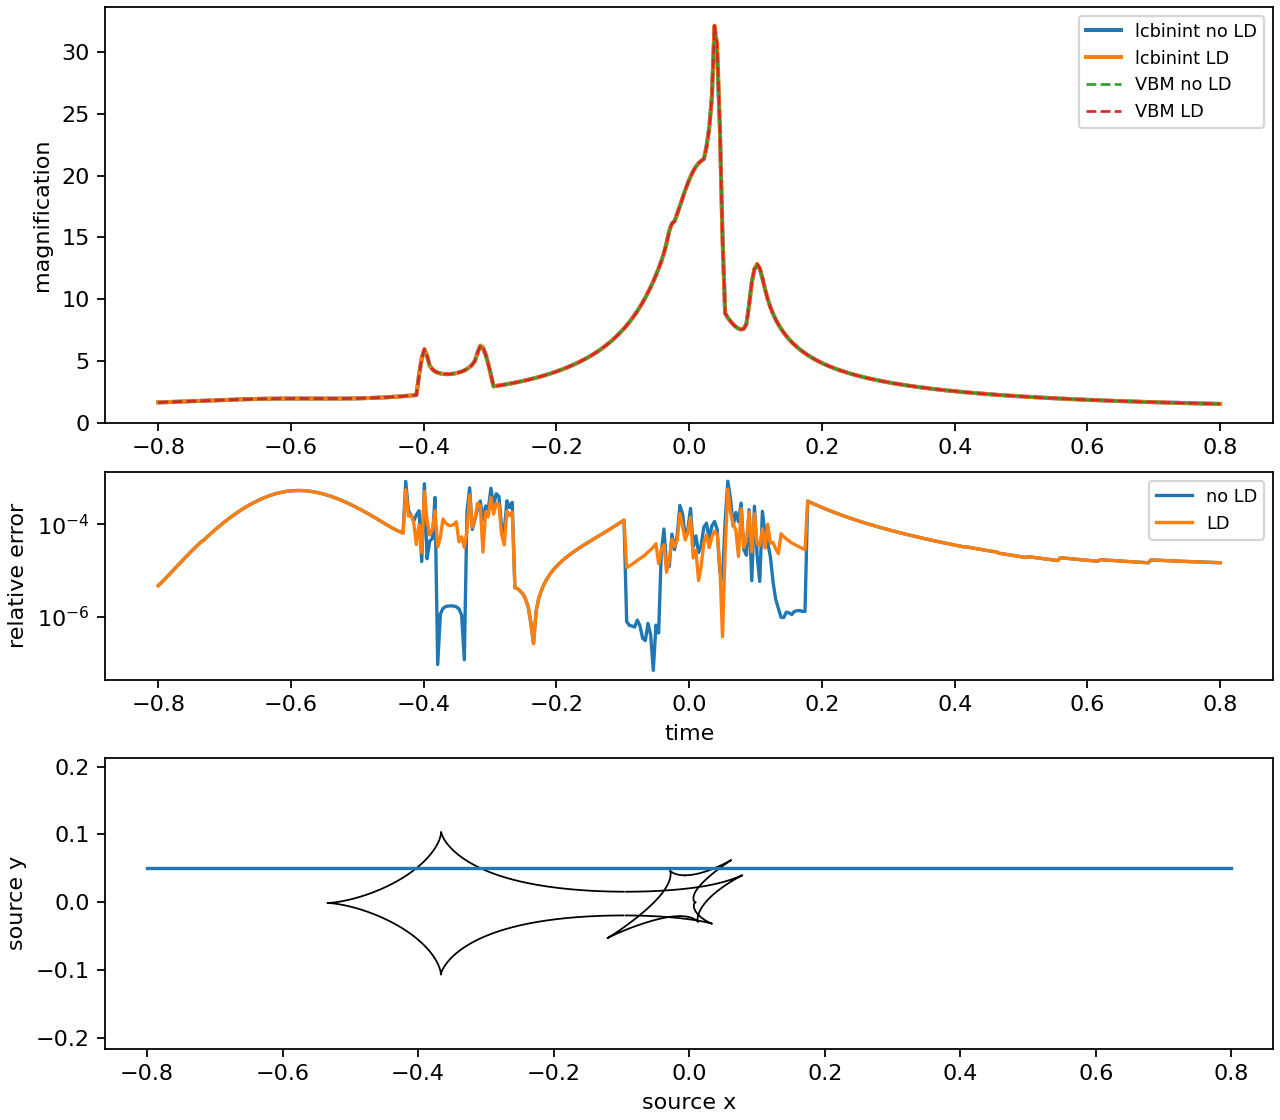

Generate this figure with Python:
import collections
import math
from dataclasses import dataclass
from pathlib import Path
import statistics
import sys
import time

import matplotlib
matplotlib.use("Agg")
import matplotlib.pyplot as plt
import numpy as np

for build_dir in ("build_new", "build"):
    build_path = next(
        (root / build_dir
         for root in (Path.cwd(), *Path.cwd().parents)
         if (root / build_dir).is_dir()),
        None,
    )
    if build_path is not None:
        sys.path.insert(0, str(build_path))
        break

import lcbinint


@dataclass(frozen=True)
class Case:
    s: float = 1.2
    q: float = 1.0e-2
    q2: float = 1.0e-3
    sep2: float = 1.0
    ang: float = 0.5
    t0: float = 0.0
    tE: float = 1.0
    u0: float = 0.05
    alpha: float = 0.0
    rho: float = 5.0e-3
    t_min: float = -0.8
    t_max: float = 0.8
    n_times: int = 400


CASE = Case()
TIMES = np.linspace(CASE.t_min, CASE.t_max, CASE.n_times)

PARAMS = {
    "s": CASE.s, "q": CASE.q, "q2": CASE.q2,
    "sep2": CASE.sep2, "ang": CASE.ang,
    "u0": CASE.u0, "alpha": CASE.alpha,
    "rho": CASE.rho, "t0": CASE.t0, "tE": CASE.tE,
}

OPTIONS = lcbinint.Options(
    param_type="vbm",
    source_bins=50,
    max_source_bins=400,
    reltol=1.0e-3,
)
LIMB_DARKENING = lcbinint.LimbDarkening.linear(0.5)
TIMING_REPEATS = 7


def _vbm_array(p: dict) -> list:
    """Convert params dict to VBM's TripleLightCurve log-parameter array."""
    return [
        math.log(p["s"]), math.log(p["q"]), p["u0"], p["alpha"], math.log(p["rho"]),
        math.log(p["tE"]), p["t0"],
        math.log(p["sep2"]), math.log(p["q2"]), p["ang"],
    ]


def evaluate_lcbinint(limb_darkening: lcbinint.LimbDarkening):
    lightcurve = lcbinint.LightCurve(
        lens="triple_lens",
        options=OPTIONS,
        limb_darkening=limb_darkening,
    )
    times = TIMES.tolist()
    lightcurve(times, PARAMS)
    elapsed_samples = []
    values = None
    for _ in range(TIMING_REPEATS):
        start = time.perf_counter()
        values = lightcurve(times, PARAMS)
        elapsed_samples.append(time.perf_counter() - start)
    elapsed = statistics.median(elapsed_samples)
    info = lightcurve.info(times, PARAMS)
    return lightcurve, np.asarray(values), elapsed, info, elapsed_samples


def evaluate_vbm(limb_darkening_gamma: float):
    try:
        import VBMicrolensing
    except ImportError:
        return None, np.full_like(TIMES, np.nan), np.nan, []

    vbm = VBMicrolensing.VBMicrolensing()
    vbm.Tol = 1.0e-3
    vbm.a1 = limb_darkening_gamma
    vbm.a2 = 0.0
    vbm_arr = _vbm_array(PARAMS)
    times = TIMES.tolist()
    vbm.TripleLightCurve(vbm_arr, times)
    elapsed_samples = []
    values = None
    for _ in range(TIMING_REPEATS):
        start = time.perf_counter()
        result = vbm.TripleLightCurve(vbm_arr, times)
        values = np.asarray(result[0])
        elapsed_samples.append(time.perf_counter() - start)
    elapsed = statistics.median(elapsed_samples)
    return vbm, values, elapsed, elapsed_samples


def relative_error(reference, values):
    return np.abs(values - reference) / np.maximum(np.abs(reference), 1.0e-12)


def error_summary(reference, values):
    rel = relative_error(reference, values)
    return {
        "max": float(np.nanmax(rel)),
        "p99": float(np.nanpercentile(rel, 99.0)),
        "median": float(np.nanmedian(rel)),
        "rms": float(np.sqrt(np.nanmean(rel * rel))),
    }


def main():
    lightcurve, lc_no_ld, lc_no_ld_time, lc_no_ld_info, lc_no_ld_samples = evaluate_lcbinint(
        lcbinint.LimbDarkening.none()
    )
    _, lc_ld, lc_ld_time, lc_ld_info, lc_ld_samples = evaluate_lcbinint(LIMB_DARKENING)

    _, vbm_no_ld, vbm_no_ld_time, vbm_no_ld_samples = evaluate_vbm(0.0)
    _, vbm_ld, vbm_ld_time, vbm_ld_samples = evaluate_vbm(0.5)

    def ms_per_point(elapsed):
        return 1e3 * elapsed / TIMES.size

    def spread(samples):
        values = [ms_per_point(sample) for sample in samples]
        return f"median={statistics.median(values):.4f} min={min(values):.4f} max={max(values):.4f}"

    print("limb-darkened finite-source light curve")
    print(f"lcbinint: {ms_per_point(lc_no_ld_time):.4f} ms/point")
    if np.isfinite(vbm_no_ld_time):
        print(f"VBM     : {ms_per_point(vbm_no_ld_time):.4f} ms/point")
        print("timing spread")
        print(f"  lcbinint: {spread(lc_no_ld_samples)}")
        print(f"  VBM     : {spread(vbm_no_ld_samples)}")
        print(
            "relative error vs VBM: "
            f"max={error_summary(vbm_no_ld, lc_no_ld)['max']:.3e}, "
            f"p99={error_summary(vbm_no_ld, lc_no_ld)['p99']:.3e}, "
            f"median={error_summary(vbm_no_ld, lc_no_ld)['median']:.3e}, "
            f"rms={error_summary(vbm_no_ld, lc_no_ld)['rms']:.3e}"
        )
    print("lcbinint method mix")
    for label, info in [("no LD", lc_no_ld_info), ("LD", lc_ld_info)]:
        counts = collections.Counter(info.finite_source_method_names)
        converged = sum(info.finite_source_converged)
        print(f"  {label:5s} {dict(counts)} converged={converged}/{TIMES.size}")

    trajectory = lightcurve.source_trajectory(TIMES.tolist(), PARAMS)
    caustics = lightcurve.caustics(PARAMS, n_points=900)

    fig = plt.figure(figsize=(8.0, 7.0), constrained_layout=True)
    grid = fig.add_gridspec(3, 1, height_ratios=[2.0, 1.0, 1.4])
    ax_mag = fig.add_subplot(grid[0])
    ax_res = fig.add_subplot(grid[1], sharex=ax_mag)
    ax_geo = fig.add_subplot(grid[2])

    ax_mag.plot(TIMES, lc_no_ld, label="lcbinint no LD", lw=1.8)
    ax_mag.plot(TIMES, lc_ld, label="lcbinint LD", lw=1.8)
    if np.all(np.isfinite(vbm_no_ld)):
        ax_mag.plot(TIMES, vbm_no_ld, "--", label="VBM no LD", lw=1.2)
        ax_mag.plot(TIMES, vbm_ld, "--", label="VBM LD", lw=1.2)
    ax_mag.set_ylabel("magnification")
    ax_mag.legend(loc="best", fontsize=8)

    if np.all(np.isfinite(vbm_no_ld)):
        ax_res.semilogy(TIMES, relative_error(vbm_no_ld, lc_no_ld), label="no LD")
        ax_res.semilogy(TIMES, relative_error(vbm_ld, lc_ld), label="LD")
        ax_res.legend(loc="best", fontsize=8)
    else:
        ax_res.text(0.5, 0.5, "VBM is not installed", ha="center", va="center")
    ax_res.set_ylabel("relative error")
    ax_res.set_xlabel("time")

    for xs, ys in zip(caustics.x, caustics.y):
        ax_geo.plot(xs, ys, color="black", lw=0.8)
    ax_geo.plot(trajectory.x, trajectory.y, color="tab:blue", lw=1.5)
    ax_geo.set_aspect("equal", adjustable="datalim")
    ax_geo.set_xlabel("source x")
    ax_geo.set_ylabel("source y")

    output = Path(__file__).with_suffix(".png")
    fig.savefig(output, dpi=160)
    print(f"saved {output}")


if __name__ == "__main__":
    main()
